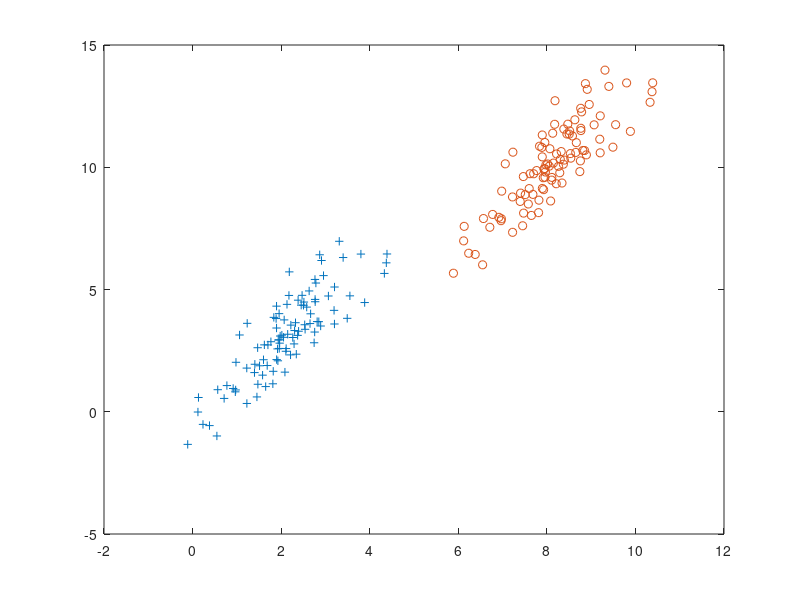
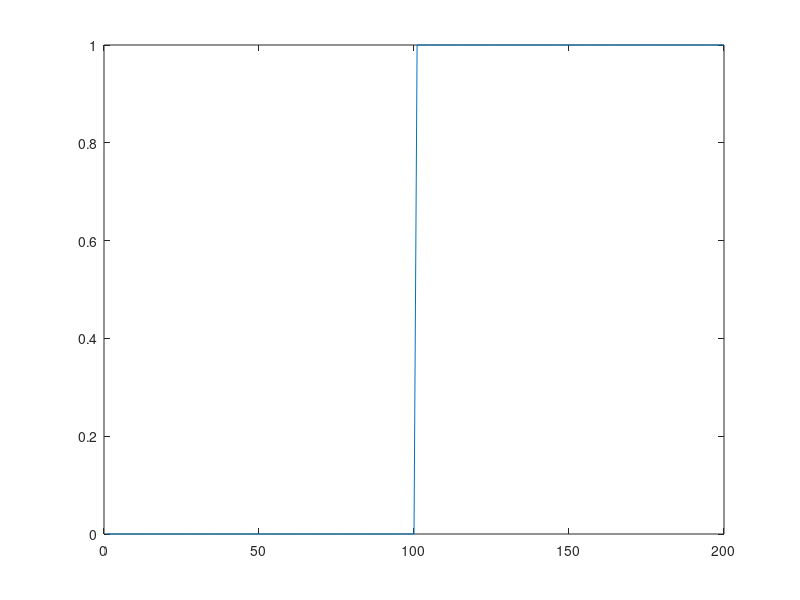
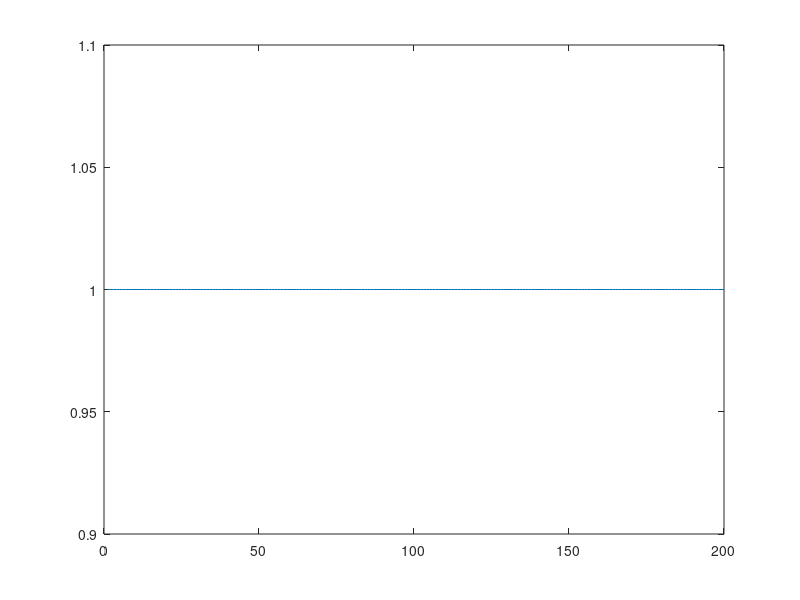

These charts were generated, in order, by the following MATLAB code:
close all
clear all
%%% CLASSIFICATION Problem
%% logistic regression application

number_of_data = 100;

mu1 = [2,3];
sigma1 = [1,1.5;1.5,3];
rng default  % For reproducibility
rnd_number_1 = mvnrnd(mu1,sigma1,number_of_data);

mu2 = [8,10];
sigma2 = [1,1.5;1.5,3];
rng default  % For reproducibility
rnd_number_2 = mvnrnd(mu2,sigma2,number_of_data);

figure
plot(rnd_number_1(:,1),rnd_number_1(:,2),'+')
hold on
plot(rnd_number_2(:,1),rnd_number_2(:,2),'o')

X0 = ones(2*length(rnd_number_1(:,1)),1);

X1 = [rnd_number_1(:,1);rnd_number_2(:,1)];
X2 = [rnd_number_1(:,2);rnd_number_2(:,2)];

Y_general = [zeros(length(rnd_number_1(:,1)),1);ones(length(rnd_number_1(:,1)),1)];

X_general_unnormalized = [X0 X1 X2];
X_general = [X0 mat2gray(X1) mat2gray(X2)];


training_number = length(X0);


%% firstly, model function H(x) should be defined to train the network.
%% H(x) = 1/(1 + exp(teta_0*x0 + teta_1*x1 + teta_2*x2))

teta = randi([-20 100],3,1);

%% then, cost function should be prepared in order to be appropriate form
%% J(teta) = 1/m*summation((h(x) - y)^2)
%%%%%%
%%%%%%%%%%%%%%%%%%%%%%%%%%%%%%%%%%%%%%%%%%%%%%%%%%%%%%%%%%%%%%%%%%%%%%%%
%% Your code should be in here.
one=ones(length(Y_general),1);
h_teta_x = 1./(1+ exp(-(teta(1,1).*X_general(:,1) + teta(2,1).*X_general(:,2) + teta(3,1).*X_general(:,3))));
 %error_func=(-1/training_number)*( Y_general(:,1).*log(h_teta_x(:,1)) + (1 - Y_general(:,1)).*log(1-h_teta_x(:,1)));
error_func=-(1/training_number)*(Y_general(:,1).*log(h_teta_x(:,1))+(one-Y_general(:,1)).*(log(one-h_teta_x(:,1))));

alpha=0.001;

epsilon=10e-10;

while mean(error_func)>epsilon

    temp0=0;
    temp1=0;
    temp2=0;

    for i=1:1:training_number
    
        h(i,1) = 1/(1 + exp(-(teta(1,1)*X_general(i,1) + teta(2,1)*X_general(i,2) + teta(3,1)*X_general(i,3))));
    
    
    
        temp0=temp0-(h(i,1)+ Y_general(i,1))*X_general(i,1);
    
       temp1=temp1-(h(i,1) + Y_general(i,1))*X_general(i,2);
       
       temp2=temp2-(h(i,1) + Y_general(i,1))*X_general(i,3);
    
    
    end

        tmp0=teta(1,1)-alpha*temp0;

        tmp1=teta(2,1)-alpha*temp1;

        tmp2=teta(3,1)-alpha*temp2;


        teta(1,1)=tmp0;

        teta(2,1)=tmp1;

        teta(3,1)=tmp2;

% 
%     for i=1:1:training_number
%     
%         
%    
%      //error_func(i,1)=  
%     
%     end
    %h_teta_x = 1./(1 + exp((teta(1,1).*X_general(:,1) + teta(2,1).*X_general(:,2) + teta(3,1).*X_general(:,3))));
   % error_func= (-1/training_number)*(Y_general(:,1).*log(h_teta_x(:,1)) + (1 - Y_general(:,1)).*log(1-h_teta_x(:,1)));
   error_func=(1/training_number)*(Y_general(:,1).*log(h_teta_x(:,1))+(ones(length(Y_general),1)-Y_general(:,1)).*log(ones(length(h_teta_x),1)-h_teta_x(:,1)));
   
   
 mean(error_func)
 
   

end


%% Your code should be in here.
%%%%%%%%%%%%%%%%%%%%%%%%%%%%%%%%%%%%%%%%%%%%%%%%%%%%%%%%%%%%%%%%%%%%%%%%




h_teta_x = 1./(1 + exp(-(teta(1,1).*X_general(:,1) + teta(2,1).*X_general(:,2) + teta(3,1).*X_general(:,3))));

figure
plot([1:1:training_number],Y_general);
figure
plot([1:1:training_number],h_teta_x);


% for plotting boundary section in graph
% figure
% plot(rnd_number_1(:,1),rnd_number_1(:,2),'+')
% hold on
% plot(rnd_number_2(:,1),rnd_number_2(:,2),'o')
% 
% x1_boundary = abs(teta(1,1)/(teta(2,1)))*max(X_general_unnormalized(:,2));
% x2_boundary = abs(teta(1,1)/(teta(3,1)))*max(X_general_unnormalized(:,3));
% plot([0 x1_boundary*3],[x2_boundary*3 0]);

%plotDecisionBoundary(teta, X_general, Y_general)


coeff = 0;



% end
